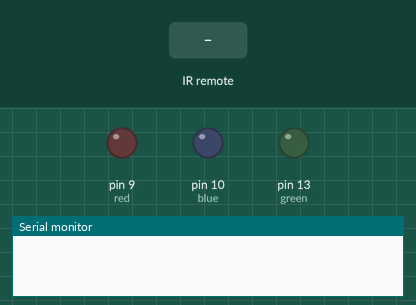
Simulated run of this sketch. Board: Arduino Uno, built with avr-gcc and run on an emulated ATmega328P. Parts: output pins drawn as LEDs (lit = HIGH), the last lines printed to the serial monitor. The inputs (shaded band) are chosen by the test bench.

Above: at 1.2 s.
1.3 s: infrared code 0xFD08F7 received
At 2.3 s:
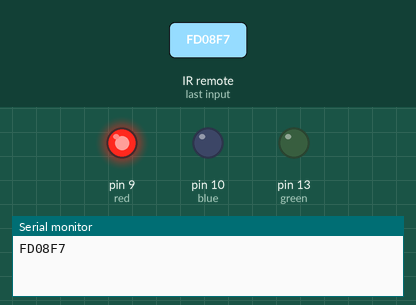
2.8 s: infrared code 0xFD48B7 received
At 3.4 s:
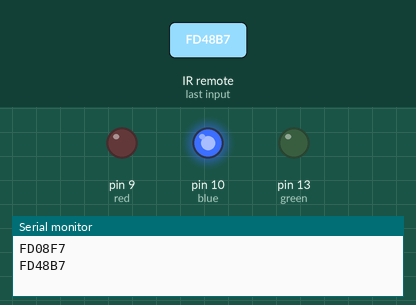
4.3 s: infrared code 0xFD8877 received
At 4.6 s:
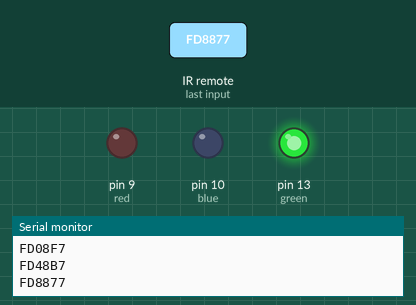
Timing chart, 0 to 7.3 s (numbered marks = the images above; inputs shaded):
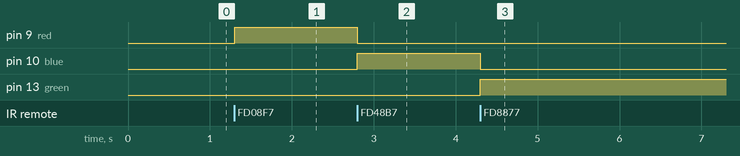

Measured:
- after the input at 1.3 s, pin 9 (red): LOW → HIGH at once
- after the input at 2.8 s, pin 9 (red): HIGH → LOW at once; pin 10 (blue): LOW → HIGH at once
- after the input at 4.3 s, pin 10 (blue): HIGH → LOW at once; pin 13 (green): LOW → HIGH at once

The sketch:

ir_remote1.ino
```cpp
#include <IRremote.h>
int red=9;
int green=13;
int blue=10;
int RECV_PIN = 11;

IRrecv irrecv(RECV_PIN);

decode_results results;

void setup()
{
  pinMode(red,OUTPUT);
  pinMode(blue,OUTPUT);
  pinMode(green,OUTPUT);

  Serial.begin(9600);
  irrecv.enableIRIn(); // Start the receiver
}

void loop() {
  if (irrecv.decode(&results)) {
    Serial.println(results.value, HEX);
    irrecv.resume(); // Receive the next value

    if(results.value==0xFD08F7){
      digitalWrite(red,HIGH);
      digitalWrite(green,LOW);
      digitalWrite(blue,LOW);
    }
       else if(results.value==0xFD48B7){
      digitalWrite(red,LOW);
      digitalWrite(green,LOW);
      digitalWrite(blue,HIGH);
    }
       else if(results.value==0xFD8877){
      digitalWrite(red,LOW);
      digitalWrite(green,HIGH);
      digitalWrite(blue,LOW);
    }
  }
//  delay(100);
}
```
